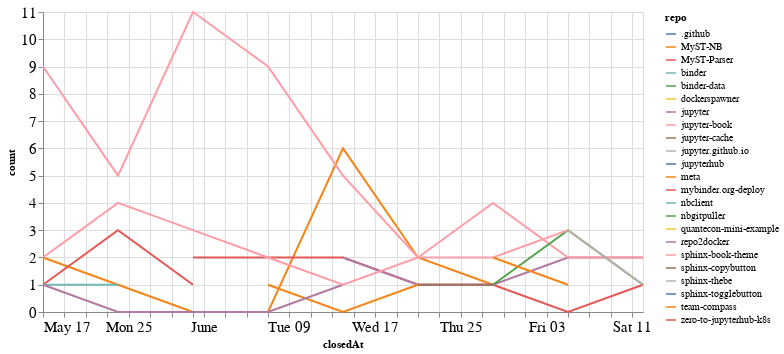

Notebook source saved alongside this figure:
### Code cell
closed_by_time = closed_by.groupby('repo').resample('W', on='closedAt').count()['author'].reset_index()
closed_by_time = closed_by_time.rename(columns={'author': 'count'})

alt.Chart(closed_by_time, width=600).mark_line().encode(
    x='closedAt',
    y='count',
    color='repo',
    tooltip="repo"
)

### Figure 1 — Vega-Lite specification as saved in the notebook (floating-point values rounded to 4 significant figures)
{"config": {"axisLeft": {"labelFontSize": 15}, "axisBottom": {"labelFontSize": 15}}, "data": {"name": "data-37bfe2391c2e7b3e56c37db03e60b0c4"}, "mark": "line", "encoding": {"color": {"type": "nominal", "field": "repo"}, "tooltip": {"type": "nominal", "field": "repo"}, "x": {"type": "temporal", "field": "closedAt"}, "y": {"type": "quantitative", "field": "count"}}, "width": 600, "$schema": "https://vega.github.io/schema/vega-lite/v4.8.1.json", "datasets": {"data-37bfe2391c2e7b3e56c37db03e60b0c4": [{"repo": ".github", "closedAt": "2020-07-05T00:00:00", "count": 1}, {"repo": "MyST-NB", "closedAt": "2020-05-17T00:00:00", "count": 2}, {"repo": "MyST-NB", "closedAt": "2020-05-24T00:00:00", "count": 1}, {"repo": "MyST-NB", "closedAt": "2020-05-31T00:00:00", "count": 0}, {"repo": "MyST-NB", "closedAt": "2020-06-07T00:00:00", "count": 0}, {"repo": "MyST-NB", "closedAt": "2020-06-14T00:00:00", "count": 6}, {"repo": "MyST-NB", "closedAt": "2020-06-21T00:00:00", "count": 2}, {"repo": "MyST-NB", "closedAt": "2020-06-28T00:00:00", "count": 1}, {"repo": "MyST-Parser", "closedAt": "2020-05-31T00:00:00", "count": 2}, {"repo": "MyST-Parser", "closedAt": "2020-06-07T00:00:00", "count": 2}, {"repo": "MyST-Parser", "closedAt": "2020-06-14T00:00:00", "count": 2}, {"repo": "MyST-Parser", "closedAt": "2020-06-21T00:00:00", "count": 1}, {"repo": "MyST-Parser", "closedAt": "2020-06-28T00:00:00", "count": 1}, {"repo": "MyST-Parser", "closedAt": "2020-07-05T00:00:00", "count": 0}, {"repo": "MyST-Parser", "closedAt": "2020-07-12T00:00:00", "count": 1}, {"repo": "binder", "closedAt": "2020-06-28T00:00:00", "count": 1}, {"repo": "binder-data", "closedAt": "2020-06-21T00:00:00", "count": 1}, {"repo": "dockerspawner", "closedAt": "2020-06-28T00:00:00", "count": 2}, {"repo": "jupyter", "closedAt": "2020-06-14T00:00:00", "count": 2}, {"repo": "jupyter", "closedAt": "2020-06-21T00:00:00", "count": 1}, {"repo": "jupyter", "closedAt": "2020-06-28T00:00:00", "count": 1}, {"repo": "jupyter", "closedAt": "2020-07-05T00:00:00", "count": 2}, {"repo": "jupyter", "closedAt": "2020-07-12T00:00:00", "count": 2}, {"repo": "jupyter-book", "closedAt": "2020-05-17T00:00:00", "count": 9}, {"repo": "jupyter-book", "closedAt": "2020-05-24T00:00:00", "count": 5}, {"repo": "jupyter-book", "closedAt": "2020-05-31T00:00:00", "count": 11}, {"repo": "jupyter-book", "closedAt": "2020-06-07T00:00:00", "count": 9}, {"repo": "jupyter-book", "closedAt": "2020-06-14T00:00:00", "count": 5}, {"repo": "jupyter-book", "closedAt": "2020-06-21T00:00:00", "count": 2}, {"repo": "jupyter-book", "closedAt": "2020-06-28T00:00:00", "count": 4}, {"repo": "jupyter-book", "closedAt": "2020-07-05T00:00:00", "count": 2}, {"repo": "jupyter-book", "closedAt": "2020-07-12T00:00:00", "count": 2}, {"repo": "jupyter-cache", "closedAt": "2020-06-21T00:00:00", "count": 1}, {"repo": "jupyter-cache", "closedAt": "2020-06-28T00:00:00", "count": 1}, {"repo": "jupyter.github.io", "closedAt": "2020-06-28T00:00:00", "count": 1}, {"repo": "jupyterhub", "closedAt": "2020-07-12T00:00:00", "count": 1}, {"repo": "meta", "closedAt": "2020-06-07T00:00:00", "count": 1}, {"repo": "meta", "closedAt": "2020-06-14T00:00:00", "count": 0}, {"repo": "meta", "closedAt": "2020-06-21T00:00:00", "count": 1}, {"repo": "mybinder.org-deploy", "closedAt": "2020-05-17T00:00:00", "count": 1}, {"repo": "mybinder.org-deploy", "closedAt": "2020-05-24T00:00:00", "count": 3}, {"repo": "mybinder.org-deploy", "closedAt": "2020-05-31T00:00:00", "count": 1}, {"repo": "nbclient", "closedAt": "2020-05-17T00:00:00", "count": 1}, {"repo": "nbclient", "closedAt": "2020-05-24T00:00:00", "count": 1}, {"repo": "nbgitpuller", "closedAt": "2020-06-28T00:00:00", "count": 1}, {"repo": "nbgitpuller", "closedAt": "2020-07-05T00:00:00", "count": 3}, {"repo": "nbgitpuller", "closedAt": "2020-07-12T00:00:00", "count": 1}, {"repo": "quantecon-mini-example", "closedAt": "2020-06-21T00:00:00", "count": 1}, {"repo": "repo2docker", "closedAt": "2020-05-17T00:00:00", "count": 1}, {"repo": "repo2docker", "closedAt": "2020-05-24T00:00:00", "count": 0}, {"repo": "repo2docker", "closedAt": "2020-05-31T00:00:00", "count": 0}, {"repo": "repo2docker", "closedAt": "2020-06-07T00:00:00", "count": 0}, {"repo": "repo2docker", "closedAt": "2020-06-14T00:00:00", "count": 1}, {"repo": "sphinx-book-theme", "closedAt": "2020-05-17T00:00:00", "count": 2}, {"repo": "sphinx-book-theme", "closedAt": "2020-05-24T00:00:00", "count": 4}, {"repo": "sphinx-book-theme", "closedAt": "2020-05-31T00:00:00", "count": 3}, {"repo": "sphinx-book-theme", "closedAt": "2020-06-07T00:00:00", "count": 2}, {"repo": "sphinx-book-theme", "closedAt": "2020-06-14T00:00:00", "count": 1}, {"repo": "sphinx-book-theme", "closedAt": "2020-06-21T00:00:00", "count": 2}, {"repo": "sphinx-book-theme", "closedAt": "2020-06-28T00:00:00", "count": 2}, {"repo": "sphinx-book-theme", "closedAt": "2020-07-05T00:00:00", "count": 3}, {"repo": "sphinx-copybutton", "closedAt": "2020-06-21T00:00:00", "count": 2}, {"repo": "sphinx-thebe", "closedAt": "2020-07-05T00:00:00", "count": 3}, {"repo": "sphinx-thebe", "closedAt": "2020-07-12T00:00:00", "count": 1}, {"repo": "sphinx-togglebutton", "closedAt": "2020-06-14T00:00:00", "count": 1}, {"repo": "team-compass", "closedAt": "2020-06-28T00:00:00", "count": 2}, {"repo": "team-compass", "closedAt": "2020-07-05T00:00:00", "count": 1}, {"repo": "zero-to-jupyterhub-k8s", "closedAt": "2020-07-05T00:00:00", "count": 1}]}}
